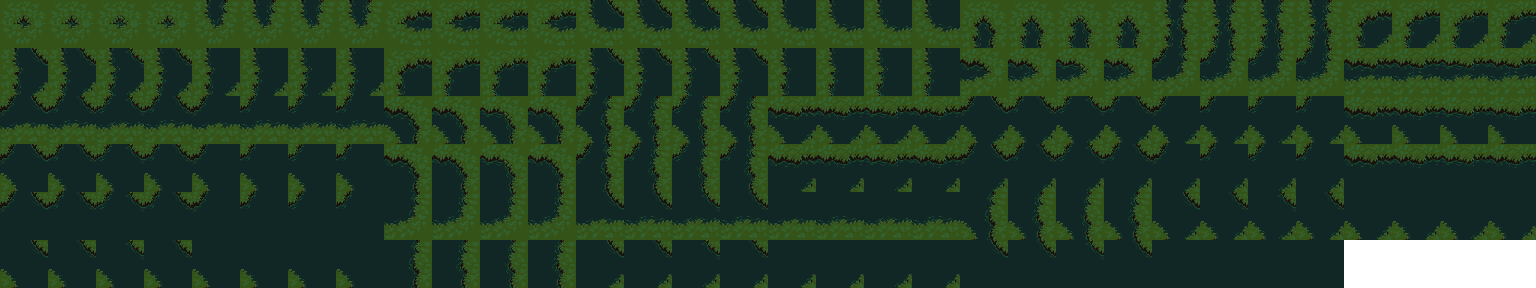
#> input picture assets/tilesets/dark_swamp/generated/swamp_water_blob.png, 1536 x 288 px, found by its file name
$ python make_pixellab_refs.py
#> lines starting #> are read from the running program, lines starting #| are printed output that depends on the picture
#!/usr/bin/env python3
"""Cut small style-reference images (<= 256 px) from our asset packs for PixelLab.
PixelLab doesn't store references; they are sent (base64) with each request.
Usage (from repo root): python3 tools/make_pixellab_refs.py   (requires Pillow)
Output: docs/references/pixellab/<group>/*.png and palettes.json
"""
import json
from pathlib import Path
from PIL import Image

OUT = Path("docs/references/pixellab")
SWAMP = Path("assets/tilesets/dark_swamp")
UI = Path("assets/ui/dark_ages/ui_tilesheet.png")


def save(img, group, name):
    (OUT / group).mkdir(parents=True, exist_ok=True)
    assert img.width <= 256 and img.height <= 256, name
    img.save(OUT / group / f"{name}.png")


def palette(paths, n=24):
    """Most common opaque colours across images, as hex."""
    counts = {}
    for p in paths:
        for c, rgba in Image.open(p).convert("RGBA").getcolors(1 << 20):
            if rgba[3] > 200:
                counts[rgba[:3]] = counts.get(rgba[:3], 0) + c
    top = sorted(counts, key=counts.get, reverse=True)[:n]
    return ["#%02x%02x%02x" % c for c in top]


# --- swamp environment
water = Image.open(SWAMP / "generated/swamp_water_blob.png").convert("RGBA")
#> water is the input picture: PIL image 1536x288 RGBA; mean R, G, B, A 30.6, 56.3, 33.2, 249.7
ground = Image.open(SWAMP / "generated/swamp_ground_blob.png").convert("RGBA")
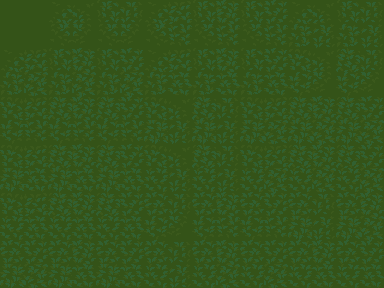
#> input picture assets/tilesets/dark_swamp/generated/swamp_ground_blob.png, 384 x 288 px, found by its file name
#> ground is the input picture: PIL image 384x288 RGBA; mean R, G, B, A 52.2, 86.6, 29.9, 255
save(Image.open(SWAMP / "raw/WaterAnimation.png").convert("RGBA").crop((0, 0, 96, 144)), "swamp", "water_autotile")
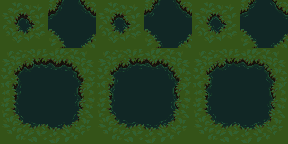
#> input picture assets/tilesets/dark_swamp/raw/WaterAnimation.png, 288 x 144 px, found by its file name
#> in save, `img.save(OUT / group / f"{name}.png")`:
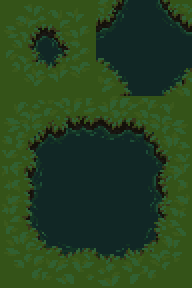
#> saved as water_autotile.png: PIL image 96x144 RGBA (shown 2 times larger); mean R, G, B, A 37.6, 65.7, 32.2, 255
save(Image.open(SWAMP / "raw/GroundTileset.png").convert("RGBA").crop((0, 0, 96, 144)), "swamp", "leafy_grass_autotile")
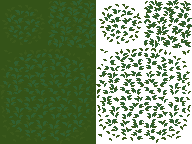
#> input picture assets/tilesets/dark_swamp/raw/GroundTileset.png, 192 x 144 px, found by its file name
#> call 2 of save, with group = 'swamp', name = 'leafy_grass_autotile'
#> in save (call 2), `img.save(OUT / group / f"{name}.png")`:
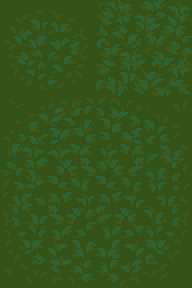
#> saved as leafy_grass_autotile.png: PIL image 96x144 RGBA (shown 2 times larger); mean R, G, B, A 52.3, 86.1, 29, 255
props = SWAMP / "generated/props"
for name in ("rock", "stone_mushroom", "grass_tuft_small", "bridge_vertical_a", "water_reeds_a"):
#> (the run stopped early here; a loop or call above may not have finished)
